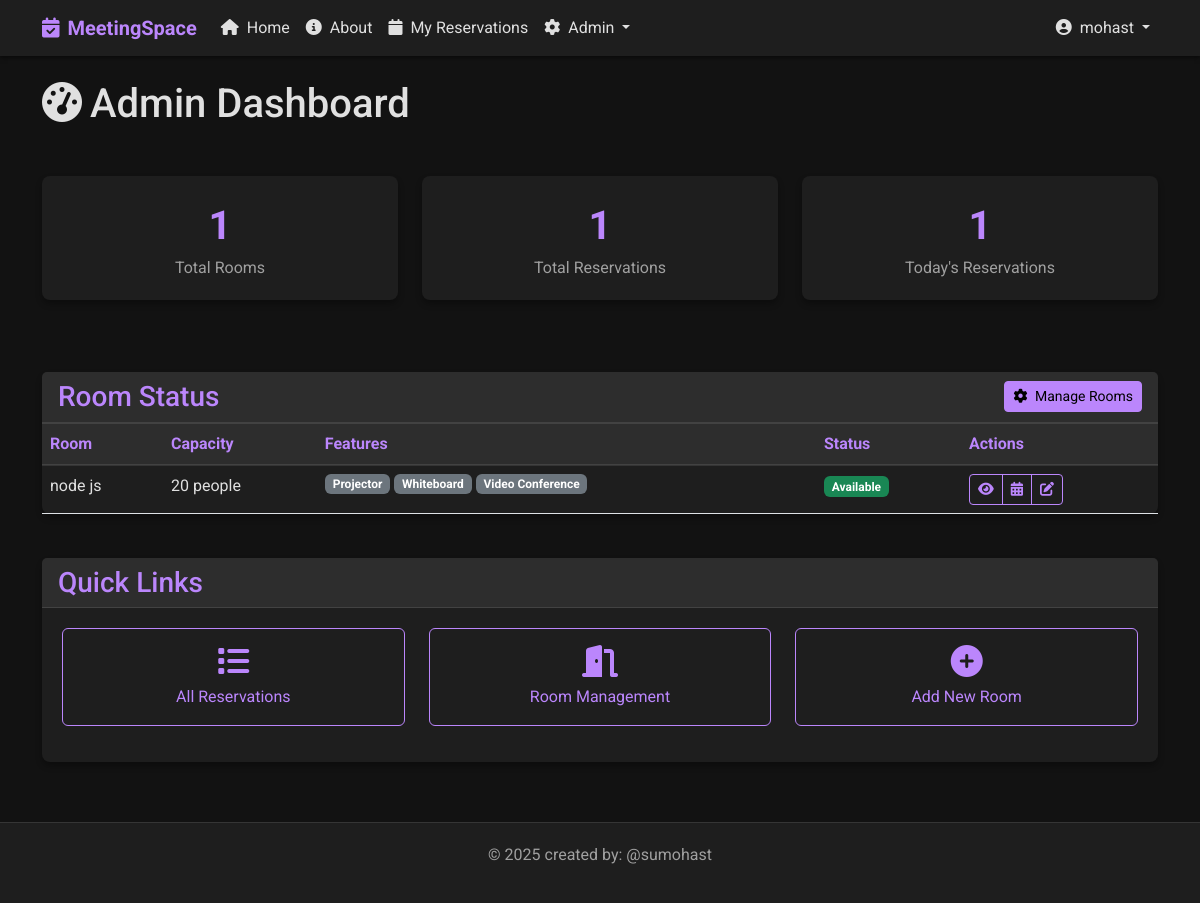
/admin-dashboard/ (signed in), run on the app's committed database.
### base/models.py (models this page shows, shortened)
class Room(models.Model):
    name = models.CharField(max_length=100)
    capacity = models.IntegerField(default=10)
    has_projector = models.BooleanField(default=False)
    has_whiteboard = models.BooleanField(default=False)
    has_video_conference = models.BooleanField(default=False)
    description = models.TextField(null=True, blank=True)
    created = models.DateTimeField(auto_now_add=True)
    updated = models.DateTimeField(auto_now=True)
    class Meta: # this class is used to define metadata for the model , for example when we want to sort the rooms by name
        ordering = ['name']
    def get_current_status(self): # this function returns the current status of the room (occupied/free)
        now = datetime.now()
        today = now.date()
        current_time = now.time()
        active_reservation = self.reservation_set.filter(
            date=today,
            start_time__lte=current_time,
            end_time__gt=current_time
        ).first()
        if active_reservation:
            return {
                'status': 'occupied',
                'reservation': active_reservation
            }
        else:
            return {
                'status': 'free',
                'next_reservation': self.reservation_set.filter(
                    date=today,
                    start_time__gt=current_time
                ).order_by('start_time').first()
            }

### base/views.py (the view)
# urls.py: path('admin-dashboard/', views.admin_dashboard, name="admin-dashboard"),
@login_required
@staff_member_required
def admin_dashboard(request):
    rooms = Room.objects.all()
    total_reservations = Reservation.objects.count()
    today = datetime.now().date()
    today_reservations = Reservation.objects.filter(date=today).count()
    for room in rooms:
        room.current_status = room.get_current_status()
    context = {
        'rooms': rooms,
        'total_reservations': total_reservations,
        'today_reservations': today_reservations,
    }
    return render(request, 'base/admin_dashboard.html', context)

### templates/base/admin_dashboard.html (shortened to what this page needs)
{% extends 'main.html' %}
{% block content %}
<div class="row mb-4">
    <div class="col-12">
        <h1 class="mb-4"><i class="fas fa-tachometer-alt me-2"></i>Admin Dashboard</h1>
    </div>
</div>
<div class="row mb-5">
    <div class="col-md-4 mb-4">
        <div class="stat-card">
            <div class="stat-number">{{ rooms.count }}</div>
            <div class="stat-label">Total Rooms</div>
        </div>
    </div>
    <div class="col-md-4 mb-4">
        <div class="stat-card">
            <div class="stat-number">{{ total_reservations }}</div>
            <div class="stat-label">Total Reservations</div>
        </div>
    </div>
    <div class="col-md-4 mb-4">
        <div class="stat-card">
            <div class="stat-number">{{ today_reservations }}</div>
            <div class="stat-label">Today's Reservations</div>
        </div>
    </div>
</div>
<div class="row mb-4">
    <div class="col-12">
        <div class="card">
            <div class="card-header d-flex justify-content-between align-items-center">
                <h3 class="mb-0">Room Status</h3>
                <a href="{% url 'room-management' %}" class="btn btn-sm btn-primary">
                    <i class="fas fa-cog me-1"></i> Manage Rooms
                </a>
            </div>
            <div class="card-body p-0">
                <div class="table-responsive">
                    <table class="table mb-0">
                        <thead>
                            <tr>
                                <th>Room</th>
                                <th>Capacity</th>
                                <th>Features</th>
                                <th>Status</th>
                                <th>Actions</th>
                            </tr>
                        </thead>
                        <tbody>
                            {% for room in rooms %}
                            <tr>
                                <td>{{ room.name }}</td>
                                <td>{{ room.capacity }} people</td>
                                <td>
                                    <div class="d-flex flex-wrap gap-1">
                                        {% if room.has_projector %}
                                        <span class="badge bg-secondary">Projector</span>
                                        {% endif %}
                                        {% if room.has_whiteboard %}
                                        <span class="badge bg-secondary">Whiteboard</span>
                                        {% endif %}
                                        {% if room.has_video_conference %}
                                        <span class="badge bg-secondary">Video Conference</span>
                                        {% endif %}
                                    </div>
                                </td>
                                <td>
                                    {% if room.current_status.status == 'free' %}
                                    <span class="badge bg-success">Available</span>
                                    {% else %}
                                    <span class="badge bg-danger">Occupied until {{ room.current_status.reservation.end_time|time:"H:i" }}</span>
                                    {% endif %}
                                </td>
                                <td>
                                    <div class="btn-group">
                                        <a href="{% url 'room-detail' room.id %}" class="btn btn-sm btn-outline-primary">
                                            <i class="fas fa-eye"></i>
                                        </a>
                                        <a href="{% url 'room-calendar' room.id %}" class="btn btn-sm btn-outline-primary">
                                            <i class="fas fa-calendar-alt"></i>
                                        </a>
                                        <a href="{% url 'update-room' room.id %}" class="btn btn-sm btn-outline-primary">
                                            <i class="fas fa-edit"></i>
                                        </a>
                                    </div>
                                </td>
                            </tr>
                            {% endfor %}
                        </tbody>
                    </table>
                </div>
            </div>
        </div>
    </div>
</div>
<div class="row">
    <div class="col-12">
        <div class="card">
            <div class="card-header d-flex justify-content-between align-items-center">
                <h3 class="mb-0">Quick Links</h3>
            </div>
            <div class="card-body">
                <div class="row">
                    <div class="col-md-4 mb-3">
                        <a href="{% url 'admin-reservations' %}" class="btn btn-outline-primary w-100 py-3">
                            <i class="fas fa-list fa-2x mb-2"></i>
                            <div>All Reservations</div>
                        </a>
                    </div>
                    <div class="col-md-4 mb-3">
                        <a href="{% url 'room-management' %}" class="btn btn-outline-primary w-100 py-3">
                            <i class="fas fa-door-open fa-2x mb-2"></i>
                            <div>Room Management</div>
                        </a>
                    </div>
                    <div class="col-md-4 mb-3">
                        <a href="{% url 'create-room' %}" class="btn btn-outline-primary w-100 py-3">
                            <i class="fas fa-plus-circle fa-2x mb-2"></i>
                            <div>Add New Room</div>
                        </a>
                    </div>
                </div>
            </div>
        </div>
    </div>
</div>
{% endblock %}

### templates/main.html (shortened to what this page needs)
{% load static %}
<!DOCTYPE html>
<html lang="en">
<head>
    <link href="https://cdn.jsdelivr.net/npm/bootstrap@5.2.3/dist/css/bootstrap.min.css" rel="stylesheet">
    <link rel="stylesheet" href="https://cdnjs.cloudflare.com/ajax/libs/font-awesome/6.4.0/css/all.min.css">
    <link rel="stylesheet" href="{% static 'css/dark-theme.css' %}">
</head>
<body>
    <nav class="navbar navbar-expand-lg navbar-dark mb-4">
        <div class="container">
            <a class="navbar-brand" href="{% url 'home' %}">
                <i class="fas fa-calendar-check me-2"></i>MeetingSpace
            </a>
            <div class="collapse navbar-collapse" id="navbarNav">
                <ul class="navbar-nav me-auto">
                    <li class="nav-item">
                        <a class="nav-link {% if request.path == '/' %}active{% endif %}" href="{% url 'home' %}">
                            <i class="fas fa-home me-1"></i> Home
                        </a>
                    </li>
                    <li class="nav-item">
                        <a class="nav-link {% if 'about' in request.path %}active{% endif %}" href="{% url 'about' %}">
                            <i class="fas fa-info-circle me-1"></i> About
                        </a>
                    {% if user.is_authenticated %}
                        <li class="nav-item">
                            <a class="nav-link {% if 'my-reservations' in request.path %}active{% endif %}" href="{% url 'user-reservations' %}">
                                <i class="fas fa-calendar me-1"></i> My Reservations
                            </a>
                        </li>
                        {% if user.is_staff %}
                            <li class="nav-item dropdown">
                                <a class="nav-link dropdown-toggle" href="#" role="button" data-bs-toggle="dropdown">
                                    <i class="fas fa-cog me-1"></i> Admin
                                </a>
                            </li>
                        {% endif %}
                    {% endif %}
                </ul>
                <ul class="navbar-nav">
                    {% if user.is_authenticated %}
                        <li class="nav-item dropdown">
                            <a class="nav-link dropdown-toggle" href="#" role="button" data-bs-toggle="dropdown">
                                <i class="fas fa-user-circle me-1"></i> {{ user.username }}
                            </a>
                        </li>
                    {% endif %}
                </ul>
            </div>
        </div>
    </nav>
    <div class="container my-4">
        {% block content %}{% endblock %}
    </div>
    <footer>
        <div class="container">
            <p>&copy; {% now "Y" %} created by: @sumohast </p>
        </div>
    </footer>
</body>
</html>

### static/css/dark-theme.css (style rules this page uses)
:root { --dark-bg: #121212; --dark-surface: #1e1e1e; --dark-surface-2: #2d2d2d; --dark-text: #e0e0e0; --dark-text-secondary: #a0a0a0; --primary: #bb86fc; --primary-variant: #3700b3; --secondary: #03dac6; --error: #cf6679; --success: #4caf50; --warning: #ff9800; --info: #2196f3; }
body { background-color: var(--dark-bg); color: var(--dark-text); font-family: 'Roboto', sans-serif; margin: 0; padding: 0; }
.navbar { background-color: var(--dark-surface); box-shadow: 0 2px 4px rgba(0, 0, 0, 0.5); }
.navbar-brand { color: var(--primary) !important; font-weight: bold; }
.nav-link { color: var(--dark-text) !important; }
.card { background-color: var(--dark-surface); border: none; border-radius: 8px; box-shadow: 0 4px 6px rgba(0, 0, 0, 0.3); margin-bottom: 20px; transition: transform 0.2s, box-shadow 0.2s; }
.card-header { background-color: var(--dark-surface-2); border-bottom: 1px solid rgba(255, 255, 255, 0.1); color: var(--primary); font-weight: bold; }
.card-body { padding: 20px; }
.btn-primary { background-color: var(--primary); border-color: var(--primary); color: #000; }
.btn-outline-primary { color: var(--primary); border-color: var(--primary); }
.table { color: var(--dark-text); }
.table thead th { background-color: var(--dark-surface-2); border-bottom: 2px solid rgba(255, 255, 255, 0.1); color: var(--primary); }
.table td, .table th { border-top: 1px solid rgba(255, 255, 255, 0.1); }
.stat-card { background-color: var(--dark-surface); border-radius: 8px; box-shadow: 0 4px 6px rgba(0, 0, 0, 0.3); padding: 20px; text-align: center; }
.stat-number { color: var(--primary); font-size: 2.5rem; font-weight: bold; }
.stat-label { color: var(--dark-text-secondary); font-size: 1rem; }
footer { background-color: var(--dark-surface); border-top: 1px solid rgba(255, 255, 255, 0.1); color: var(--dark-text-secondary); margin-top: 40px; padding: 20px 0; text-align: center; }

### data on the page
Room: name "node js", capacity "20", has_projector "Projector", has_whiteboard "Whiteboard", has_video_conference "Video Conference", shows "Available"

### other printed values
{{ user.username }} "mohast"
{{ rooms.count }} "1"
{{ total_reservations }} "1"
{{ today_reservations }} "1"
